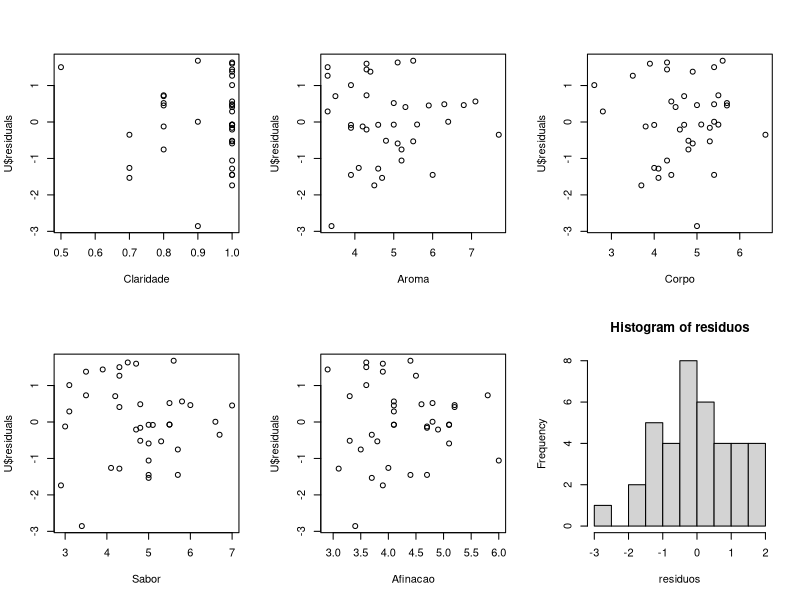
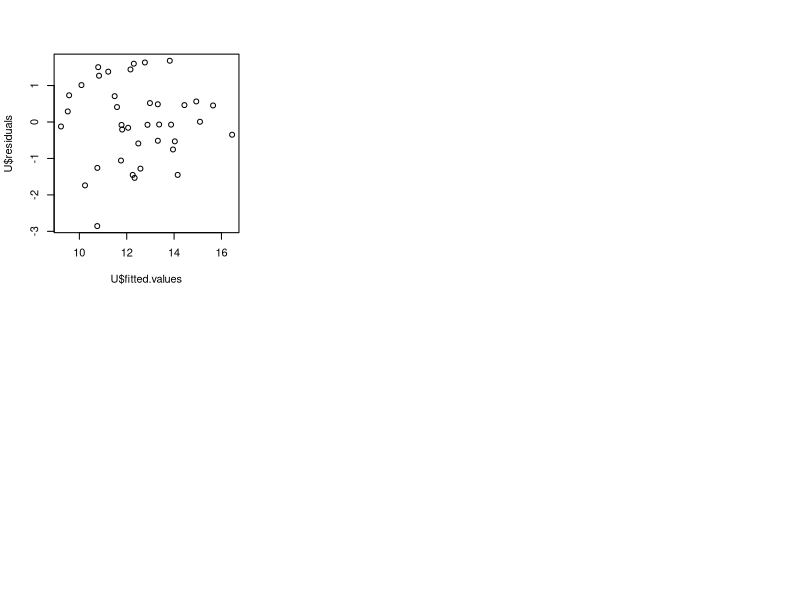
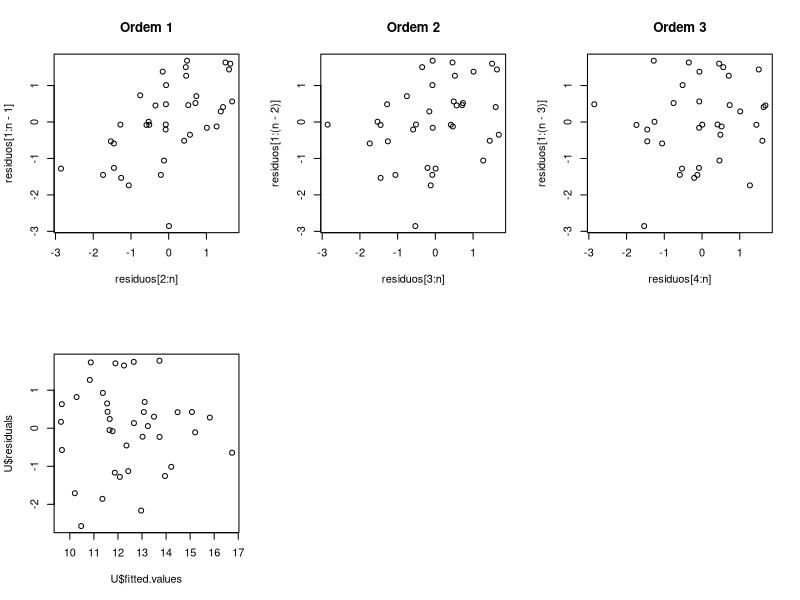
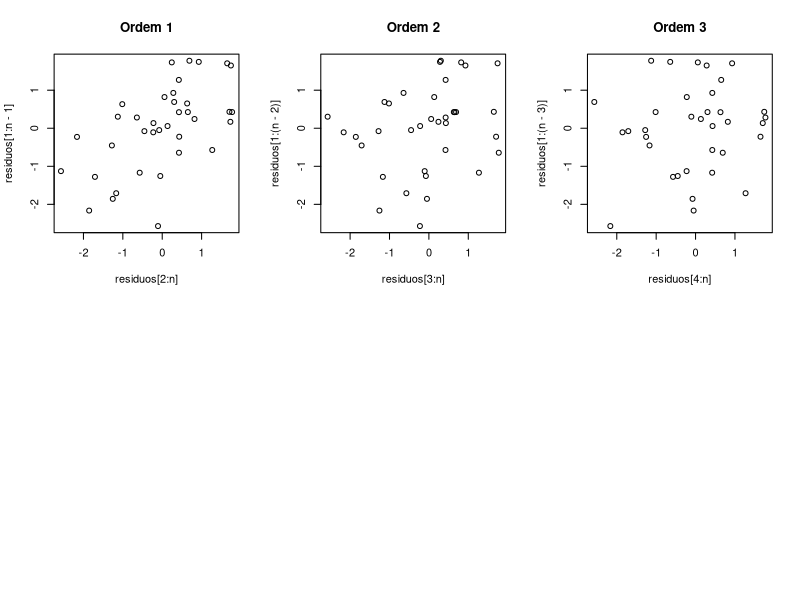

These charts were generated, in order, by the following R code: (Note: this script raises an error after producing the figures.)
## ---- chunk 1
knitr::opts_chunk$set(echo = TRUE)
printf <- function(...) cat(sprintf(...))
## ---- chunk 2
wine.data <- readxl::read_excel('exe.xlsx', 'D')
head(wine.data)
## ---- chunk 3
Claridade <- wine.data$Clari
Aroma <- wine.data$Aroma
Corpo <- wine.data$Corpo
Sabor <- wine.data$Sabor
Afinacao <- wine.data$Afina
Y <- wine.data$Qua

desvioY <- function(betas) {
  Y.Estimado <- betas[1] + betas[2]*Claridade + betas[3]*Aroma + betas[4]*Corpo + betas[5]*Sabor + betas[6]*Afinacao
  S <- sum( (Y - Y.Estimado)^2 )
}
## ---- chunk 4
R.2 <- optim(par = c(1,1,1,1,1,1), fn = desvioY, method = "L-BFGS-B")
R.2$par
## ---- chunk 5
U <- lm(Y~Claridade+Aroma+Corpo+Sabor+Afinacao)
U$coefficients
## ---- chunk 6
par(mfrow=c(2,3))

plot(Claridade, U$residuals)
plot(Aroma, U$residuals)
plot(Corpo, U$residuals)
plot(Sabor, U$residuals)
plot(Afinacao, U$residuals)
## ---- chunk 7
n <- 38
quantidadeParametrosEstimados <- 6
sigma.2 <- var(U$residuals) * (n -1 ) / (n - quantidadeParametrosEstimados)
sigma.2
## ---- chunk 8
X <- model.matrix(U)
head.matrix(X)
## ---- chunk 9
X.linha <- t(X)
head.matrix(X.linha)
## ---- chunk 10
X1 <- X.linha%*%X
head.matrix(X1)
## ---- chunk 11
X.inversa <- solve(X1)
head.matrix(X.inversa)
## ---- chunk 12
U.summary <- summary(U)
variancia.modelo <- (U.summary$sigma)^2
variancia.modelo
## ---- chunk 13
beta4.variancia <- variancia.modelo * X.inversa[5,5]
beta4.variancia
## ---- chunk 14
R2 <- var(U$fitted.values) / var(wine.data$Qua)
R2
## ---- chunk 15
U.summary$r.squared
## ---- chunk 16
numeroBetasHo = 5
n <- 38
numeroParametrosEstimado <- 6

Fobs <- (R2 / numeroBetasHo) / ((1- R2) / (n - numeroParametrosEstimado))
Fobs
## ---- chunk 17
U.summary$fstatistic
## ---- chunk 18
LS <- qf(0.95, numeroBetasHo, n - numeroParametrosEstimado)
LS
## ---- chunk 19
p.value <- 1 - pf(Fobs, numeroBetasHo, n - numeroParametrosEstimado)
p.value
## ---- chunk 20
residuos <- U$residuals
head(residuos)
hist(residuos)
## ---- chunk 21
resultado <- nortest::ad.test(residuos)
resultado
## ---- chunk 22
plot(U$fitted.values, U$residuals)
## ---- chunk 23
homocedastico <- lmtest::bptest(U,~fitted(U)+I(fitted(U)^2))
homocedastico
## ---- chunk 24
par(mfrow=c(2,3))

plot(residuos[2:n], residuos[1:n-1],main = 'Ordem 1')
plot(residuos[3:n], residuos[1:(n-2)], main = 'Ordem 2')
plot(residuos[4:n], residuos[1:(n-3)], main = 'Ordem 3')
## ---- chunk 25
autocorrelacao.ordem.1 <- lmtest::bgtest (U , order=1)
autocorrelacao.ordem.1
autocorrelacao.ordem.2 <- lmtest::bgtest (U , order=2)
autocorrelacao.ordem.2
autocorrelacao.ordem.3 <- lmtest::bgtest (U , order=3)
autocorrelacao.ordem.3

## ---- chunk 26
corridas <- 50000
GG <- matrix(0, corridas, 1)
U <- lm(wine.data$Qua~wine.data$Clari + wine.data$Aroma + wine.data$Corpo + wine.data$Sabor + wine.data$Afina)
estimado.beta0 <- U$coefficients[1]
estimado.beta1 <- U$coefficients[2]
estimado.beta2 <- U$coefficients[3]
estimado.beta3 <- U$coefficients[4]
estimado.beta4 <- U$coefficients[5]
estimado.beta5 <- U$coefficients[6]

dp <- summary(U)$sigma
W <- summary(U)

Fobs <- W$fstatistic[1]
nLinhas <- 38

for(i in 1:corridas){
  #Teste para Clari - Sob H0 temos B1 = 0
  Y1 <- estimado.beta0 + 0*wine.data$Clari + 0*wine.data$Aroma + 0*wine.data$Corpo + 0*wine.data$Sabor + 0*wine.data$Afina + rnorm(nLinhas,0,dp)
  U1 <- lm(Y1~wine.data$Clari + wine.data$Aroma + wine.data$Corpo + wine.data$Sabor + wine.data$Afina)
  W <- summary(U1)
  GG[i,1] <- W$fstatistic[1] #F calc
}


## ---- chunk 27
LimiteComputacional <- quantile(GG[,1], c(.95))
LimiteComputacional

pvalue <- mean(GG[,1]>Fobs)
pvalue

#Limites Teóricos
LimitesTeoricos <- qf(0.95,5,32)
LimitesTeoricos

## ---- chunk 28
U <- lm(wine.data$Qua~wine.data$Clari + wine.data$Aroma + wine.data$Corpo + wine.data$Sabor + wine.data$Afina)
U.summary <- summary(U)
U.summary
## ---- chunk 29
Sabor.Tcal <- U$coefficients[5] / U.summary$coefficients[5,2]
Sabor.Tcal
## ---- chunk 30
nDados <- 38
nParametrosEstimados <- 6
Ttab <- qt(0.975, nDados - nParametrosEstimados)
Ttab
## ---- chunk 31
Sabor.pvalue <- (1 - pt(Sabor.Tcal, nDados - nParametrosEstimados)) * 2
Sabor.pvalue
## ---- chunk 32
U <- lm(wine.data$Qua~ wine.data$Aroma + wine.data$Sabor + wine.data$Afina)
U.summary <- summary(U)
U.summary
## ---- chunk 33
normalidade <- nortest::ad.test(U$residuals)
normalidade
## ---- chunk 34
plot(U$fitted.values, U$residuals)
## ---- chunk 35
homocedastico <- lmtest::bptest(U,~fitted(U)+I(fitted(U)^2))
homocedastico
## ---- chunk 36
residuos <- U$residuals
par(mfrow=c(2,3))

plot(residuos[2:n], residuos[1:n-1],main = 'Ordem 1')
plot(residuos[3:n], residuos[1:(n-2)], main = 'Ordem 2')
plot(residuos[4:n], residuos[1:(n-3)], main = 'Ordem 3')
## ---- chunk 37
autocorrelacao.ordem.1 <- lmtest::bgtest (U , order=1)
autocorrelacao.ordem.1
autocorrelacao.ordem.2 <- lmtest::bgtest (U , order=2)
autocorrelacao.ordem.2
autocorrelacao.ordem.3 <- lmtest::bgtest (U , order=3)
autocorrelacao.ordem.3
## ---- chunk 38
U <- lm(wine.data$Qua~ wine.data$Aroma + wine.data$Sabor + wine.data$Afina)
estimado.beta0 <- U$coefficients[1]
estimado.beta1 <- U$coefficients[2]
estimado.beta2 <- U$coefficients[3]
estimado.beta3 <- U$coefficients[4]
## ---- chunk 39
x0<-matrix(c(1,5.5,5.1,5), 4, 1)
x0
## ---- chunk 40
nDados <- 38
nParametrosEstimados <- 4

T <- qt(0.975,nDados - nParametrosEstimados)
T
## ---- chunk 41
yp <- estimado.beta0 + estimado.beta1*5.5 + estimado.beta2*5.1 + estimado.beta3*5
yp
## ---- chunk 42
dp <- summary(U)$sigma
dp
variancia.modelo <- dp^2
variancia.modelo
## ---- chunk 43
X <- model.matrix(U)
XT <- t(X)

X1 <- XT%*%X
X2 <- solve(X1)
X3 <- t(x0)%*%X2
X4 <- X3%*%x0
r <- variancia.modelo*(1+X4)
rr <- r^0.5
LSP <- yp + T * rr
LIP <- yp - T * rr
c(LIP, LSP)

rr1 <- (vm*X4)^0.5
m <- rr/rr1
